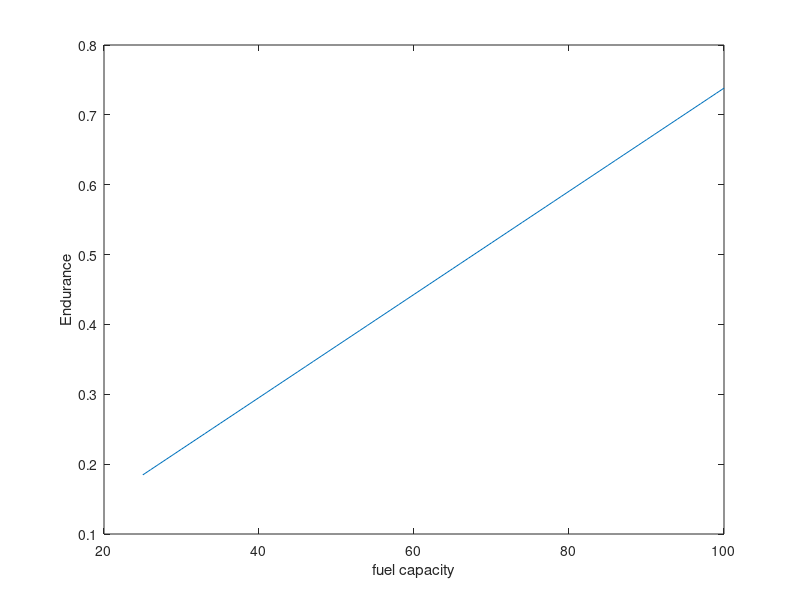

This figure's MATLAB source:
T_e=0.25;
E_g=8.8;
P=298;
%fuel flow
R_f=P/(E_g*T_e);
%input parameter
C_f=[25:1:100];
% endurance equation is 
X=C_f./R_f;

plot(C_f,X)
xlabel('fuel capacity')
ylabel('Endurance')
